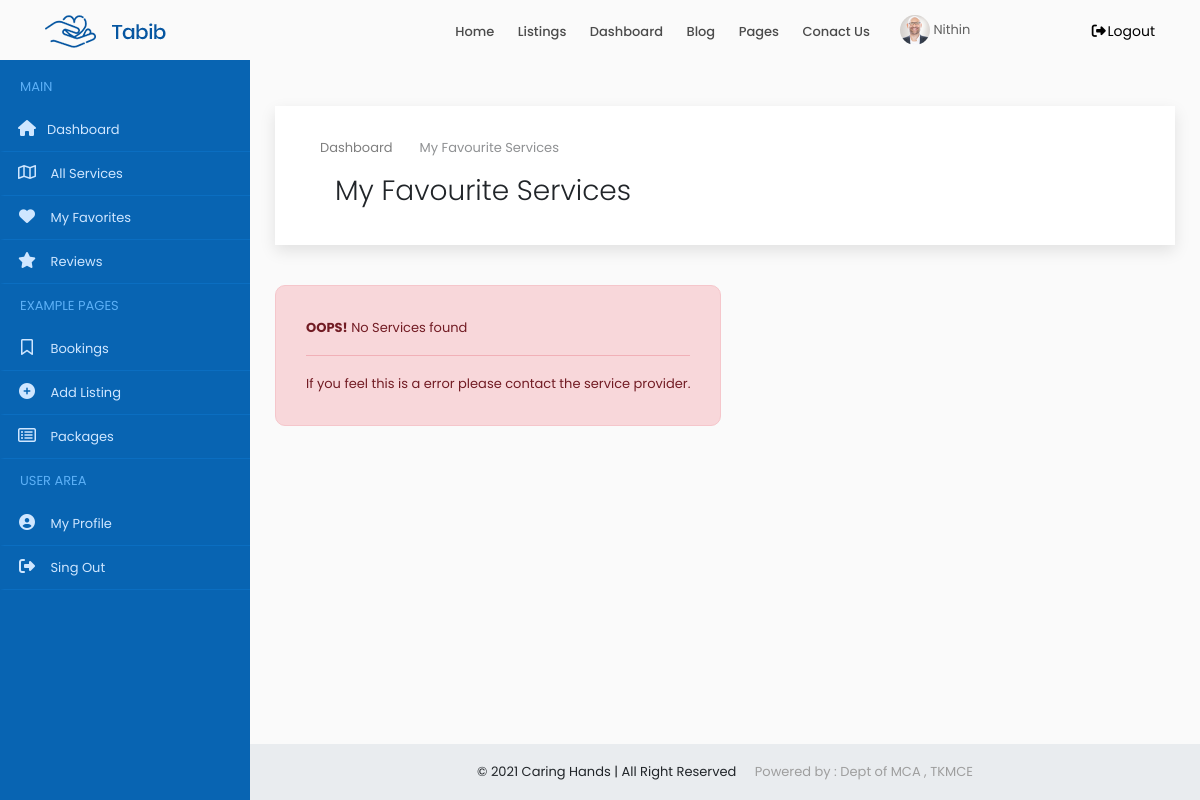
Before: /user/favourite/ (signed in) with the older database file.
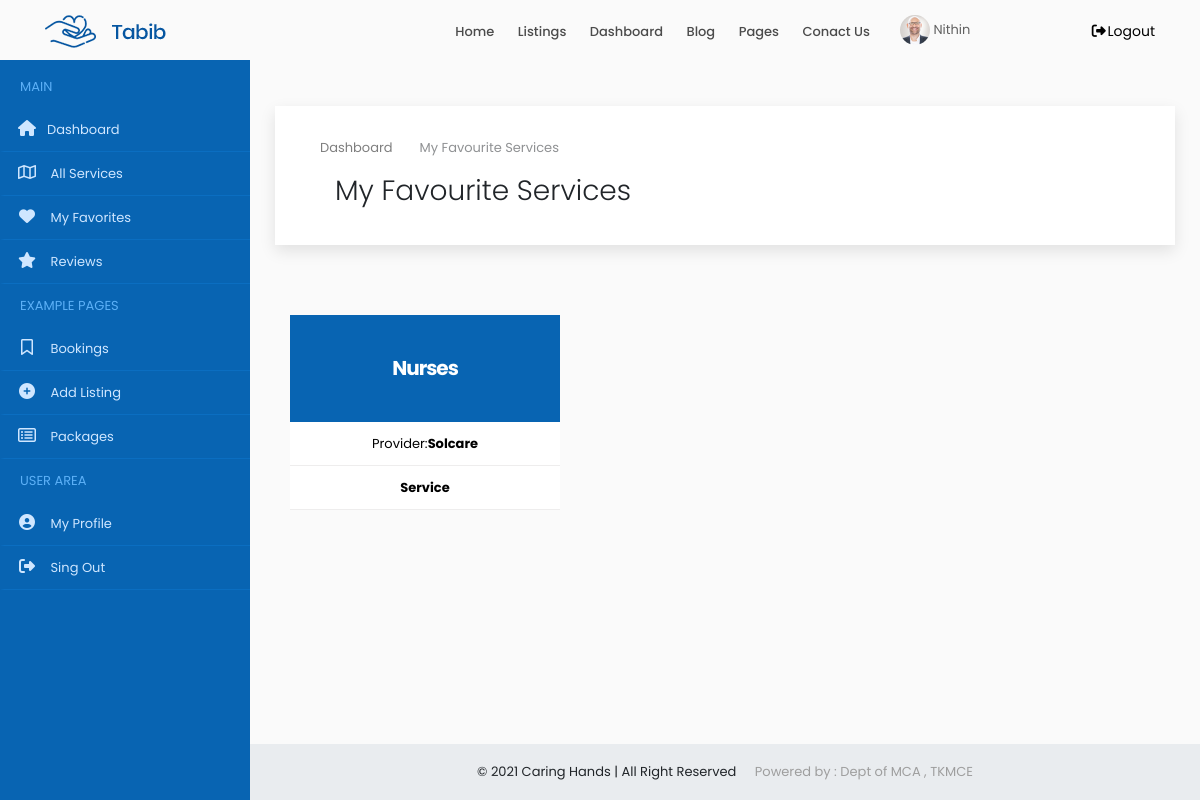
After: the same page with the newer database file.
### accounts/models.py (models this page shows, shortened)
class UserFavorite(models.Model):
    user = models.ForeignKey(Users, on_delete=models.CASCADE, null=True, blank=True)
    service = models.ForeignKey(ProviderService, on_delete=models.CASCADE,null=True, blank=True)
    product = models.ForeignKey(SubProduct, on_delete=models.CASCADE,null=True, blank=True)

class ProviderService(models.Model):
    user = models.ForeignKey(Users,on_delete=models.CASCADE,null=True, blank=True)
    service = models.ForeignKey(Service, on_delete=models.CASCADE,null=True, blank=True)
    count = models.IntegerField(null=True, blank=True)
    cost = models.IntegerField()

class Service(models.Model):
    category = models.CharField(max_length=250)
    providers = models.IntegerField(null=True, blank=True)
    users = models.IntegerField(null=True, blank=True)
    def __str__(self):
        return self.category

class Users(models.Model):
    user = models.ForeignKey(User,on_delete=models.CASCADE)
    name = models.CharField(max_length=150)
    email = models.EmailField(max_length=200,null=True, blank=True)
    organization = models.CharField(max_length=250,null=True, blank=True)
    mob = models.CharField(max_length=12)
    sex = models.CharField(max_length=10,choices=gender,default='Male')
    house = models.CharField(max_length=100,null=True, blank=True)
    street1 =models.CharField(max_length=100,null=True, blank=True)
    street2 =models.CharField(max_length=100,null=True, blank=True)
    city = models.CharField(max_length=100,null=True, blank=True)
    district = models.CharField(max_length=100,null=True, blank=True)
    state = models.CharField(max_length=100,null=True,choices=states, blank=True)
    pin = models.CharField(max_length=100,null=True,blank=True)
    age = models.IntegerField(null=True, blank=True)
    type = models.CharField(max_length=20,choices=user_type)
    approval = models.CharField(max_length=20,choices=approval_choices,default='Pending')
    document = models.FileField(upload_to='documents',null=True, blank=True)

### accounts/views.py (the view)
# urls.py: path('user/favourite/',MyFavorite.as_view(), name='my_favourite'),
class MyFavorite(View):
    def get(self, request):
        x = UserCheck(request)
        if x == True:
            user = request.user
            account = Users.objects.get(user=user)
            fs = UserFavorite.objects.filter(user=account)
            context = {'account': account,'fs': fs}
            return render(request,'user/favourite.html',context)
        else:
            return redirect('home')

### accounts/functions.py (called while the page is built)
def UserCheck(request):
    user = request.user
    if user.is_authenticated:
        try:
            u = Users.objects.get(user=user)
            if u.type == 'public':
                return (True)
            else:
                return (False)
        except:
            return (False)
    else:
        return (False)

### accounts/templates/user/favourite.html (shortened to what this page needs)
{% extends 'common/dashboard_main.html' %}
{% load static %}
{% block content %}
{% include 'common/header.html' %}
{% include 'user/sidenav.html' %}
<div class="content-wrapper">
<div class="container-fluid overflow-hidden">
    <div class="row margin-tb-90px margin-lr-10px sm-mrl-0px">
        <div id="page-title" class="padding-30px background-white full-width box-shadow">
            <div class="container">
                <ol class="breadcrumb opacity-5">
                    <li><a href="{% url 'home' %}">Dashboard</a></li>
                    <li class="active">My Favourite Services</li>
                </ol>
                <div class="container-fluid">
                    <div class="row">
                        <div class="col-6">
                            <h1 class="font-weight-300">My Favourite Services</h1>
                        </div>
                        <div class="col-6">
                        </div>
                    </div>
                </div>
            </div>
        </div>
        <div class="container-fluid">
            <div class="row" style="margin-top:40px">
                {% for i in fs %}
                <div class="col-lg-4 col-md-4  col-sm-6 sm-mb-40px wow fadeInUp" data-wow-delay="0.2s" style="visibility: visible; animation-delay: 0.2s; animation-name: fadeInUp;margin-top: 30px;">
                    <a href="#" data-toggle="modal" data-target="#addservice_{{i.id}}">
                        <div class="pricing hover-effect">
                            <div class="pricing-head text-center">
                                <h3 class="font-weight-700 padding-40px background-main-color margin-0px text-white">
                                    {% if i.service %}
                                    <span class=" z-index-2 position-relative d-block">{{i.service.service|title}}
                                    {% else %}
                                    <span class=" z-index-2 position-relative d-block">{{i.product|title}}<span class="d-block text-small font-weight-300"></span>
                                    {% endif %}
                                    </span>
                                </h3>
                            </div>
                            <ul class="pricing-content text-center list-unstyled background-white">
                                {% if i.service %}
                                <li>Provider:<strong>{{i.service.user.organization}}</strong></li>
                                <li><strong>Service</strong></li>
                                {% else %}
                                <li>Provider:<strong>{{i.subproduct.service.user.organization}}</strong></li>
                                <li><strong>Product</strong></li>
                                {% endif %}
                            </ul>
                        </div>
                    </a>
                </div>
                {% empty %}
                <div class="alert alert-danger  margin-bottom-35px border-radius-10 padding-30px">
                    <strong>OOPS!</strong> No Services found
                    <hr>
                    <p class="margin-0px">If you feel this is a error please contact the service provider.</p>
                </div>
                {% endfor %}
            </div>
        </div>
    </div>
</div>
{% include 'common/small_footer.html' %}
</div>
{% endblock %}

Changed rows visible on the page:
added UserFavorite: service.service "Nurses", service.user.organization "Solcare"
Other visible differences:
text no longer shown: "OOPS! No Services found If you feel this is a error please contact the service provider."
